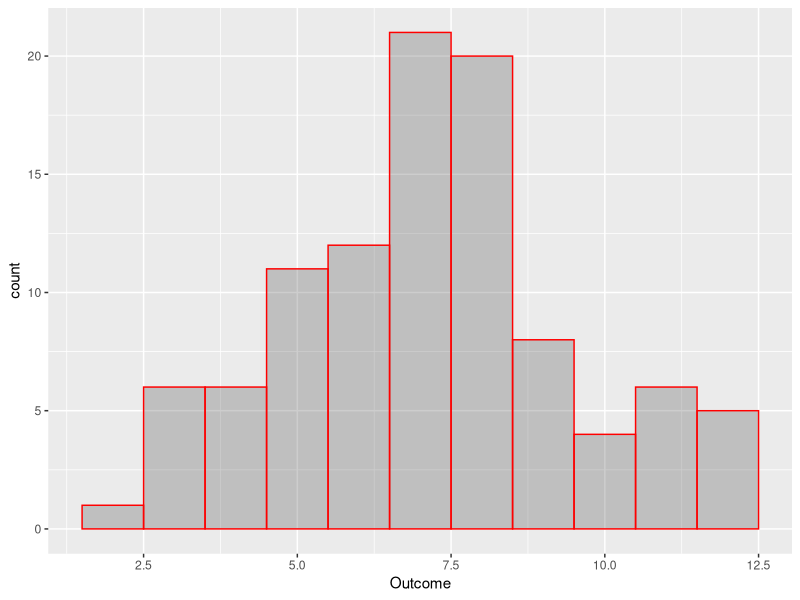

Source code (R):
# set random seed to ensure same random numbers each time code run
set.seed(100)

# simulate rolling 2 dice 100 times
dice1 <- sample(1:6,100,replace=T)
dice2 <- sample(1:6,100,replace=T)

# select 10 random rolls from the dice
sample(x=dice1, size=10, replace=TRUE)
sample(x=dice2, size=10, replace=TRUE)

# show how many times each number appeared
table(dice1)
table(dice2)

# add first 10 rolls from each dice
dice1[1:10] + dice2[1:10]

# frequency table of the sums of dice1 and dice2
table(dice1 + dice2)

# median of the sums
median(dice1 + dice2)

# load the tibble library
library(tibble)

# tibble that stores each roll's ID and sum
tibble_rolls <- tibble(ThrowID = 1:100, Outcome = dice1+dice2)

# load ggplot2 library for creating graphs
library(ggplot2)

# histogram to show the distribution of sums of dice1 and dice2
ggplot(tibble_rolls, aes(x=Outcome)) + geom_histogram(binwidth = 1, colour="red", alpha=0.3)